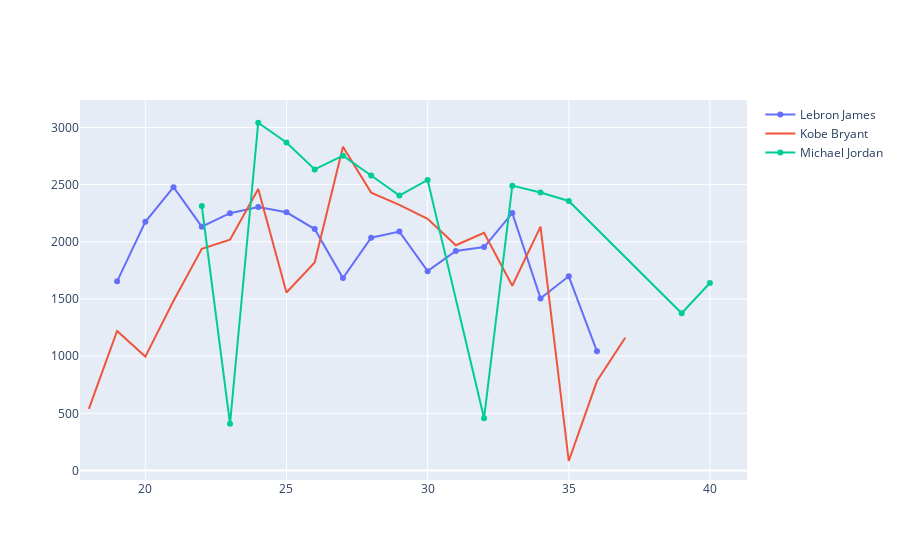

The notebook cell this image was saved under:
### Code cell
# Showing the players age vs total points showed at that age in a line graph.
# dict for the dataframes and their names
dfs = {"Lebron James" : lebron_data, "Kobe Bryant": kobe_data, "Michael Jordan" : jordan_data}
# plot the data
fig = go.Figure()
for i in dfs:
    fig = fig.add_trace(go.Scatter(x = dfs[i]["PLAYER_AGE"],
                                   y = dfs[i]["PTS"],
                                   name = i))
fig.show()

### Figure 1 — Plotly figure (JSON) as saved in the notebook; plotly's stock layout.template omitted (floating-point values rounded to 4 significant figures)
{"data": [{"name": "Lebron James", "type": "scatter", "x": [19, 20, 21, 22, 23, 24, 25, 26, 27, 28, 29, 30, 31, 32, 33, 34, 35, 36], "y": [1654, 2175, 2478, 2132, 2250, 2304, 2258, 2111, 1683, 2036, 2089, 1743, 1920, 1954, 2251, 1505, 1698, 1042]}, {"name": "Kobe Bryant", "type": "scatter", "x": [18, 19, 20, 21, 22, 23, 24, 25, 26, 27, 28, 29, 30, 31, 32, 33, 34, 35, 36, 37], "y": [539, 1220, 996, 1485, 1938, 2019, 2461, 1557, 1819, 2832, 2430, 2323, 2201, 1970, 2078, 1616, 2133, 83, 782, 1161]}, {"name": "Michael Jordan", "type": "scatter", "x": [22, 23, 24, 25, 26, 27, 28, 29, 30, 32, 33, 34, 35, 39, 40], "y": [2313, 408, 3041, 2868, 2633, 2753, 2580, 2404, 2541, 457, 2491, 2431, 2357, 1375, 1640]}], "layout": {}}
